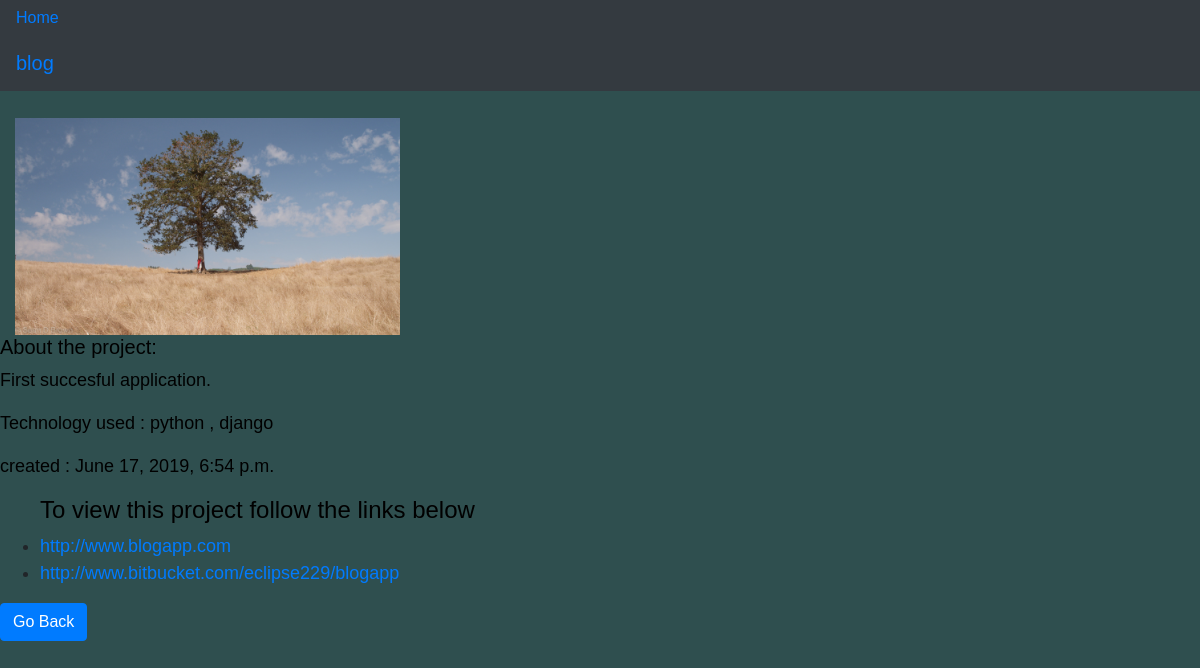
Page /projects/projects/2/ on the committed database.
### myworks/models.py (models this page shows, shortened)
class Portfolio(models.Model):
    title = models.CharField(max_length = 30, verbose_name = 'project name')
    project_url = models.URLField(max_length=100)
    project_repository = models.URLField(max_length=50)
    description = models.TextField(blank=True)
    technology_used = models.CharField(max_length=15,verbose_name ='technology')
    date_created = models.DateTimeField(auto_now_add=True)

### myworks/views.py (the view)
# urls.py: path('projects/<int:pk>/', ProjectDetails.as_view(), name='details'),
class ProjectDetails(DetailView):
    model = Portfolio
    template_name = 'project_details.html'
    context_object_name = 'project'

### myworks/templates/project_details.html (shortened to what this page needs)
{% extends 'base.html' %}
{% load static %}
    {% block content %}
    <nav class="navbar navbar-expand-md navbar-dark bg-dark mb- ">
           <h5> <a href='#'>{{ project.title }}</a><br/></h5>
        </nav>
   <br/> <div class="row\">
        <div class="col-md-8">
            <img src="{% static 'img/homepage.jpeg' %}" alt="" width="50%" height="70%">
        </div>
    </div>
    <h5>About the project:</h5>
    <p> {{ project.description }}</p>
    <p> Technology used : {{ project.technology_used }}</p>
    <p> created : {{ project.date_created }} </p>
    <ul>
        <h4>To view this project follow the links below </h4>
        <li> <a href="{{ project.project_url }}" > {{project.project_url }}</a> </li>
        <li> <a href="{{ project.project_repository }}" > {{project.project_repository }}</a> </li>
    </ul>
    <a href="{% url 'projects' %}" class="btn btn-primary"> Go Back</a><br/><br/> {% endblock content %}

### myworks/static/base.css (style rules this page uses)
body { font-family: 'Source Sans Pro', sans-serif; font-size:18px; border-bottom: 1px solid #999 margin-bottom: 2rem; }
body { background-color: darkslategray }
p, h5, h1, h4, h6 , hr { color: black; }

### rows in the picture
Portfolio: title "blog", description "First succesful application.", technology_used "python , django", date_created "June 17, 2019, 6:54 p.m.", project_url "http://www.blogapp.com", project_repository "http://www.bitbucket.com/eclipse229/blogapp"
